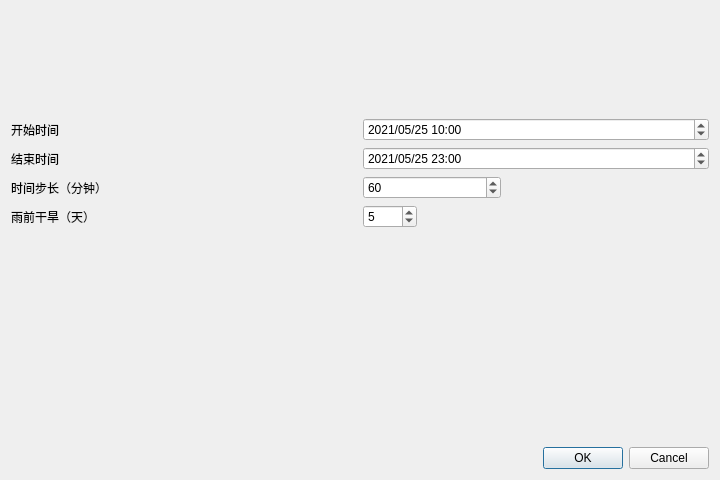
<?xml version="1.0" encoding="UTF-8"?>
<ui version="4.0">
 <class>SimDates</class>
 <widget class="QDialog" name="SimDates">
  <property name="geometry">
   <rect>
    <x>0</x>
    <y>0</y>
    <width>720</width>
    <height>480</height>
   </rect>
  </property>
  <property name="windowTitle">
   <string>仿真日期</string>
  </property>
  <layout class="QHBoxLayout" name="horizontalLayout_6">
   <item>
    <layout class="QVBoxLayout" name="verticalLayout_3" stretch="1,8,2,2">
     <item>
      <spacer name="verticalSpacer_2">
       <property name="orientation">
        <enum>Qt::Vertical</enum>
       </property>
       <property name="sizeHint" stdset="0">
        <size>
         <width>20</width>
         <height>40</height>
        </size>
       </property>
      </spacer>
     </item>
     <item>
      <layout class="QHBoxLayout" name="horizontalLayout_5">
       <item>
        <layout class="QVBoxLayout" name="verticalLayout_2">
         <item>
          <layout class="QHBoxLayout" name="horizontalLayout_3">
           <item>
            <widget class="QLabel" name="label_sim_start_datetime">
             <property name="text">
              <string>开始时间</string>
             </property>
            </widget>
           </item>
           <item>
            <spacer name="horizontalSpacer">
             <property name="orientation">
              <enum>Qt::Horizontal</enum>
             </property>
             <property name="sizeHint" stdset="0">
              <size>
               <width>40</width>
               <height>20</height>
              </size>
             </property>
            </spacer>
           </item>
          </layout>
         </item>
         <item>
          <layout class="QHBoxLayout" name="horizontalLayout_2">
           <item>
            <widget class="QLabel" name="label_sim_end_datetime">
             <property name="text">
              <string>结束时间</string>
             </property>
            </widget>
           </item>
           <item>
            <spacer name="horizontalSpacer_2">
             <property name="orientation">
              <enum>Qt::Horizontal</enum>
             </property>
             <property name="sizeHint" stdset="0">
              <size>
               <width>40</width>
               <height>20</height>
              </size>
             </property>
            </spacer>
           </item>
          </layout>
         </item>
         <item>
          <widget class="QLabel" name="label_sim_timestep">
           <property name="text">
            <string>时间步长（分钟）</string>
           </property>
          </widget>
         </item>
         <item>
          <widget class="QLabel" name="label_sim_ADP">
           <property name="text">
            <string>雨前干旱（天）</string>
           </property>
          </widget>
         </item>
        </layout>
       </item>
       <item>
        <layout class="QVBoxLayout" name="verticalLayout">
         <item>
          <widget class="QDateTimeEdit" name="dateTime_start_edit">
           <property name="dateTime">
            <datetime>
             <hour>10</hour>
             <minute>0</minute>
             <second>0</second>
             <year>2021</year>
             <month>5</month>
             <day>25</day>
            </datetime>
           </property>
           <property name="displayFormat">
            <string>yyyy/MM/dd H:mm</string>
           </property>
          </widget>
         </item>
         <item>
          <widget class="QDateTimeEdit" name="dateTime_end_edit">
           <property name="dateTime">
            <datetime>
             <hour>23</hour>
             <minute>0</minute>
             <second>0</second>
             <year>2021</year>
             <month>5</month>
             <day>25</day>
            </datetime>
           </property>
           <property name="date">
            <date>
             <year>2021</year>
             <month>5</month>
             <day>25</day>
            </date>
           </property>
           <property name="displayFormat">
            <string>yyyy/MM/dd H:mm</string>
           </property>
          </widget>
         </item>
         <item>
          <layout class="QHBoxLayout" name="horizontalLayout" stretch="2,3">
           <item>
            <widget class="QSpinBox" name="spinBox_timestep">
             <property name="minimum">
              <number>1</number>
             </property>
             <property name="value">
              <number>60</number>
             </property>
            </widget>
           </item>
           <item>
            <spacer name="horizontalSpacer_3">
             <property name="orientation">
              <enum>Qt::Horizontal</enum>
             </property>
             <property name="sizeHint" stdset="0">
              <size>
               <width>40</width>
               <height>20</height>
              </size>
             </property>
            </spacer>
           </item>
          </layout>
         </item>
         <item>
          <layout class="QHBoxLayout" name="horizontalLayout_4">
           <item>
            <widget class="QSpinBox" name="spinBox_ADP">
             <property name="minimum">
              <number>0</number>
             </property>
             <property name="maximum">
              <number>9999</number>
             </property>
             <property name="value">
              <number>5</number>
             </property>
            </widget>
           </item>
           <item>
            <spacer name="horizontalSpacer_4">
             <property name="orientation">
              <enum>Qt::Horizontal</enum>
             </property>
             <property name="sizeHint" stdset="0">
              <size>
               <width>40</width>
               <height>20</height>
              </size>
             </property>
            </spacer>
           </item>
          </layout>
         </item>
        </layout>
       </item>
      </layout>
     </item>
     <item>
      <spacer name="verticalSpacer">
       <property name="orientation">
        <enum>Qt::Vertical</enum>
       </property>
       <property name="sizeHint" stdset="0">
        <size>
         <width>20</width>
         <height>40</height>
        </size>
       </property>
      </spacer>
     </item>
     <item>
      <widget class="QDialogButtonBox" name="buttonBox">
       <property name="orientation">
        <enum>Qt::Horizontal</enum>
       </property>
       <property name="standardButtons">
        <set>QDialogButtonBox::Cancel|QDialogButtonBox::Ok</set>
       </property>
      </widget>
     </item>
    </layout>
   </item>
  </layout>
 </widget>
 <resources/>
 <connections>
  <connection>
   <sender>buttonBox</sender>
   <signal>accepted()</signal>
   <receiver>SimDates</receiver>
   <slot>accept()</slot>
   <hints>
    <hint type="sourcelabel">
     <x>248</x>
     <y>254</y>
    </hint>
    <hint type="destinationlabel">
     <x>157</x>
     <y>274</y>
    </hint>
   </hints>
  </connection>
  <connection>
   <sender>buttonBox</sender>
   <signal>rejected()</signal>
   <receiver>SimDates</receiver>
   <slot>reject()</slot>
   <hints>
    <hint type="sourcelabel">
     <x>316</x>
     <y>260</y>
    </hint>
    <hint type="destinationlabel">
     <x>286</x>
     <y>274</y>
    </hint>
   </hints>
  </connection>
 </connections>
</ui>
